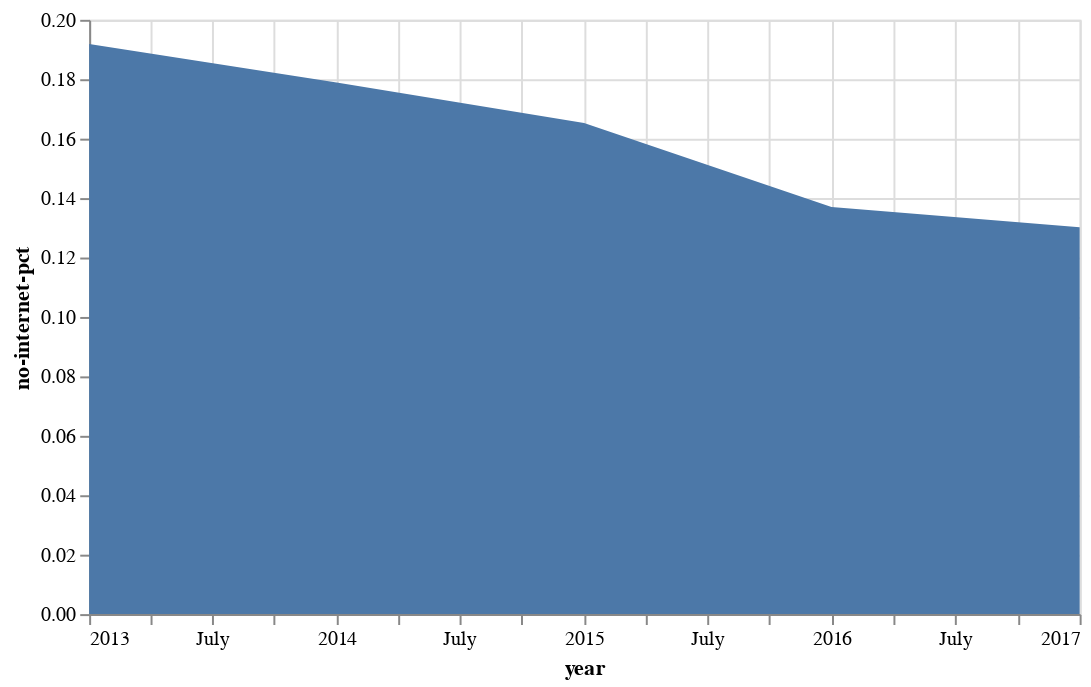

Write notebook code for a chart like this one.
### Markdown cell above
That's interesting, but we don't know anything about how the *proportion* of households changed over those years. Luckily, there's a column for that. Change the the y-axis to `no-internet-pct`.

### Code cell
alt.Chart(nointernet).mark_area().encode(
    x="year:T",
    y="no-internet-pct:Q"
).properties(
    width=500
)

### Figure 1 — Vega-Lite specification as saved in the notebook (floating-point values rounded to 4 significant figures)
{"$schema": "https://vega.github.io/schema/vega-lite/v2.6.0.json", "config": {"view": {"height": 300, "width": 400}}, "data": {"name": "data-c165c82beded737d1ccd781ddbded2dd"}, "datasets": {"data-c165c82beded737d1ccd781ddbded2dd": [{"households": 253234, "no-internet": 48591, "no-internet-pct": 0.1919, "year": "2013-01-01T00:00:00"}, {"households": 257229, "no-internet": 46029, "no-internet-pct": 0.1789, "year": "2014-01-01T00:00:00"}, {"households": 254865, "no-internet": 42129, "no-internet-pct": 0.1653, "year": "2015-01-01T00:00:00"}, {"households": 254851, "no-internet": 34919, "no-internet-pct": 0.137, "year": "2016-01-01T00:00:00"}, {"households": 256629, "no-internet": 33400, "no-internet-pct": 0.1301, "year": "2017-01-01T00:00:00"}]}, "encoding": {"x": {"field": "year", "type": "temporal"}, "y": {"field": "no-internet-pct", "type": "quantitative"}}, "mark": "area", "width": 500}
